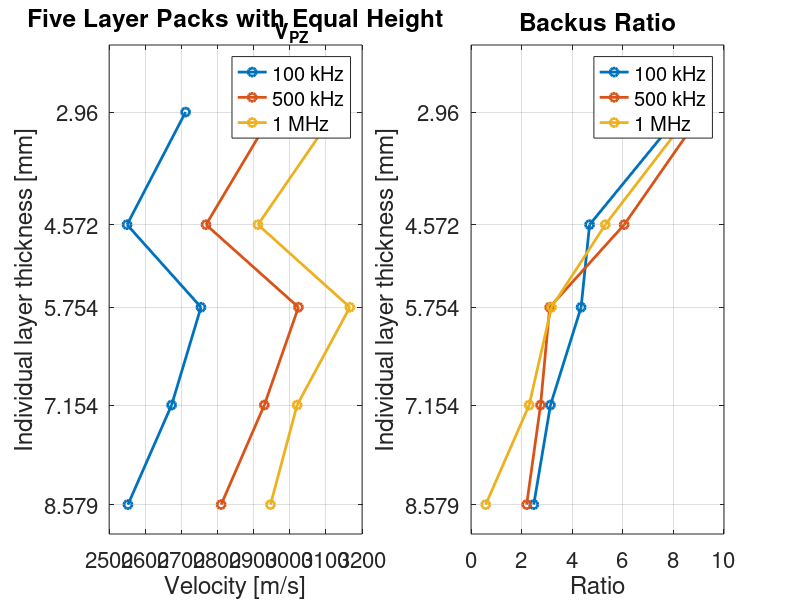

Write the MATLAB code that produced this figure.
close all
clear all
clc

anne = load('anne_dados.txt');
vp1k = anne(:,1);
vp5k = anne(:,2);
vp1m = anne(:,3);

d =[2.960; 4.572; 5.754; 7.154; 8.579];

fd_1k = [110; 119; 110; 119; 120];
fd_5k = [109; 100; 169; 149; 149];
fd_1m = [121.07; 120; 173; 183.74; 592.3];


r_1k = vp1k./(fd_1k.*d);
r_5k = vp5k./(fd_5k.*d);
r_1m = vp1m./(fd_1m.*d);

figure(1)
subplot(1,2,1)
hold on
plot(vp1k,d,'-o','LineWidth',2)
plot(vp5k,d,'-o','LineWidth',2)
plot(vp1m,d,'-o','LineWidth',2)
set(gca,'YDir','reverse')
set(gca,'FontSize',16)
legend('100 kHz','500 kHz','1 MHz')
title(legend,'V_{PZ}') 
title('Five Layer Packs with Equal Height')
xlabel('Velocity [m/s]')
ylabel('Individual layer thickness [mm]')
set(gca,'YTick',d)
%xlim([500 3000])
%ylim([3 67])
box on; grid on;

subplot(1,2,2)
hold on
plot(r_1k,d,'-o','LineWidth',2)
plot(r_5k,d,'-o','LineWidth',2)
plot(r_1m,d,'-o','LineWidth',2)
set(gca,'YDir','reverse')
set(gca,'FontSize',16)
legend('100 kHz','500 kHz','1 MHz')
title('Backus Ratio')
xlabel('Ratio')
ylabel('Individual layer thickness [mm]')
set(gca,'YTick',d)
%xlim([500 3000])
%ylim([3 67])
box on; grid on;

set(gcf,'Position',[50 50 1500 1000])